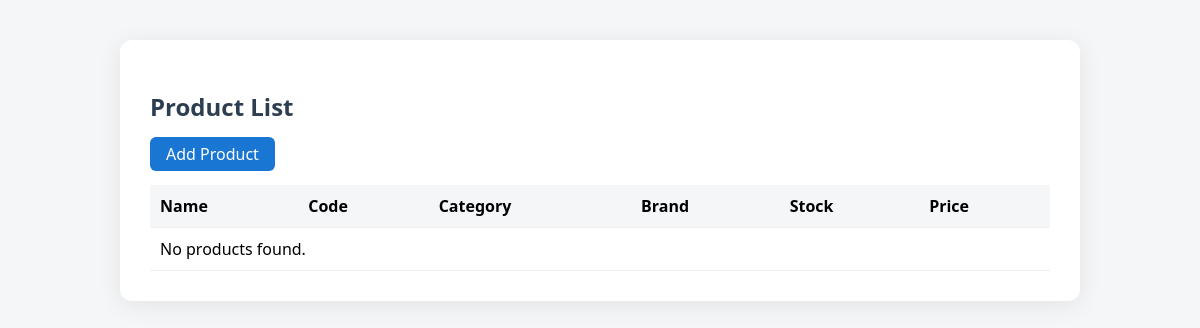
Before: /inventory/products/ with the older database file.
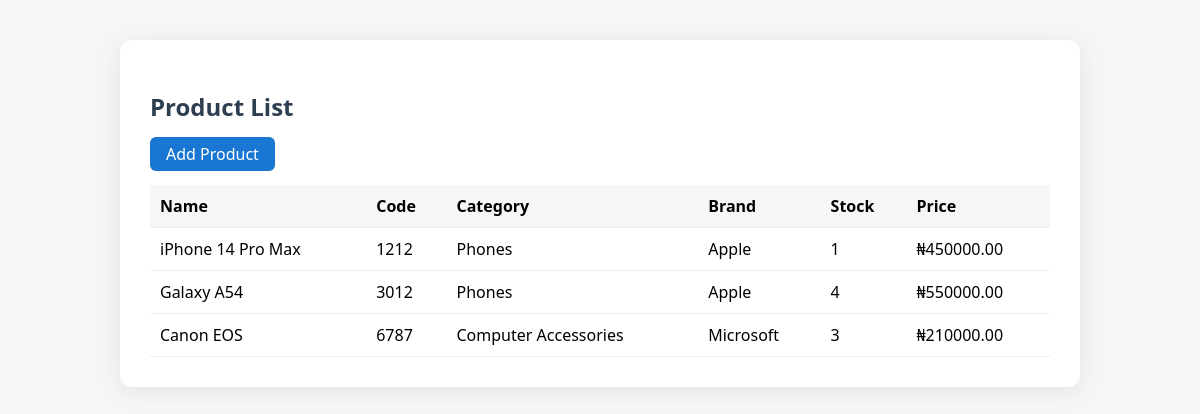
After: the same page with the newer database file.
### inventory/models.py (models this page shows, shortened)
class Product(models.Model):
    name = models.CharField(max_length=255)
    code = models.CharField(max_length=100)
    description = models.TextField(blank=True, null=True)
    category = models.CharField(max_length=50, choices=CATEGORY_CHOICES)
    brand = models.CharField(max_length=50, choices=BRAND_CHOICES)
    barcode_symbology = models.CharField(max_length=255)
    barcode_image = models.ImageField(upload_to='barcodes/', blank=True, null=True)
    product_cost = models.DecimalField(max_digits=10, decimal_places=2)
    price = models.DecimalField(max_digits=10, decimal_places=2)
    product_unit = models.IntegerField(default=1)
    sales_unit = models.IntegerField(default=1)
    purchase_unit = models.IntegerField(default=1)
    quantity = models.IntegerField()
    order_tax = models.PositiveIntegerField(help_text="Percentage (%)")
    tax_type = models.CharField(max_length=20, choices=TAX_CHOICES)
    notes = models.TextField(blank=True, null=True)
    image = models.ImageField(upload_to='product_images/', blank=True, null=True)

### inventory/views.py (the view)
# urls.py: path('products/', views.product_list, name='product_list'),
def product_list(request):
    products = Product.objects.all()
    return render(request, 'inventory/product_list.html', {'products': products})

### pos/context_processors.py (called while the page is built)
def ui_settings_context(request):  # ✅ Rename to match settings.py
    return {
        'ui_settings': UISettings.objects.first()
    }

def country_list(request):
    countries = Country.objects.all()
    return {'countries': countries}

### inventory/templates/inventory/product_list.html (shortened to what this page needs)
<!DOCTYPE html>
<html>
<head>
</head>
<body>
    <div class="container">
        <h2>Product List</h2>
        <a class="button" href="{% url 'inventory:add_product' %}">Add Product</a>
        <table>
            <tr>
                <th>Name</th>
                <th>Code</th>
                <th>Category</th>
                <th>Brand</th>
                <th>Stock</th>
                <th>Price</th>
            </tr>
            {% for product in products %}
            <tr>
                <td>{{ product.name }}</td>
                <td>{{ product.code }}</td>
                <td>{{ product.category }}</td>
                <td>{{ product.brand }}</td>
                <td>{{ product.quantity }}</td>
                <td>₦{{ product.price }}</td>
            </tr>
            {% empty %}
            <tr><td colspan="6">No products found.</td></tr>
            {% endfor %}
        </table>
    </div>
</body>
</html>

### inventory/templates/inventory/product_list.html (style rules this page uses)
body { font-family: 'Segoe UI', Tahoma, Geneva, Verdana, sans-serif; background: #f4f6f8; }
.container { background: #fff; margin: 40px auto; padding: 30px; border-radius: 12px; box-shadow: 0 4px 24px rgba(0,0,0,0.08); width: 900px; }
h2 { color: #2d3e50; }
table { width: 100%; border-collapse: collapse; margin-top: 20px; }
th, td { padding: 10px; border-bottom: 1px solid #eee; text-align: left; }
th { background: #f4f6f8; }
a.button { background: #1976d2; color: #fff; padding: 6px 16px; border-radius: 6px; text-decoration: none; }

Changed rows visible on the page:
added Product: name "iPhone 14 Pro Max", code "1212", category "Phones", brand "Apple", quantity "1", price "450000.00"
added Product: name "Galaxy A54", code "3012", category "Phones", brand "Apple", quantity "4", price "550000.00"
added Product: name "Canon EOS", code "6787", category "Computer Accessories", brand "Microsoft", quantity "3", price "210000.00"
Other visible differences:
text no longer shown: "No products found."
